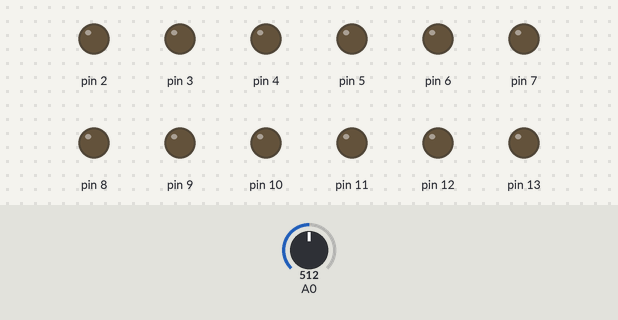
The sketch below on a simulated Arduino Uno, built with avr-gcc and run on an emulated ATmega328P. Shown: output pins drawn as LEDs (lit = HIGH). Inputs (shaded band) come from the test bench; at power-on: A0 = 512. What the sketch prints to the serial monitor is not drawn.

Above: at 0.1 s.
At 5.1 s:
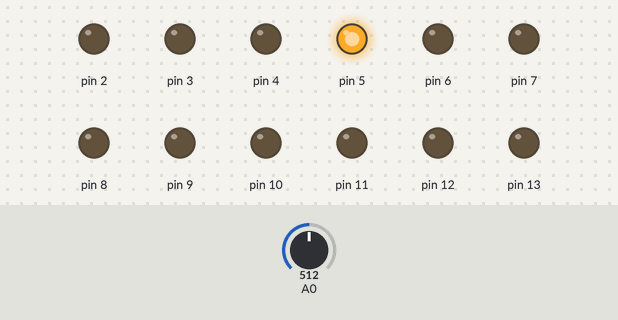
At 10.2 s:
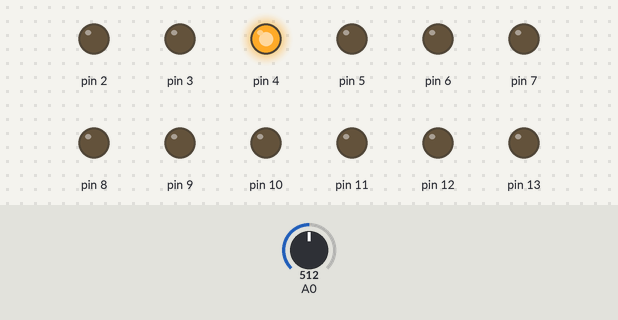
At 15.2 s:
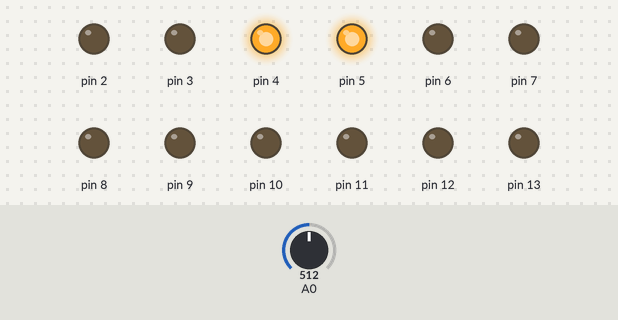
At 25.3 s:
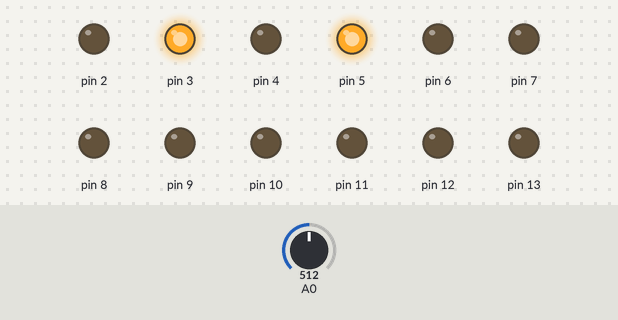
At 35.4 s:
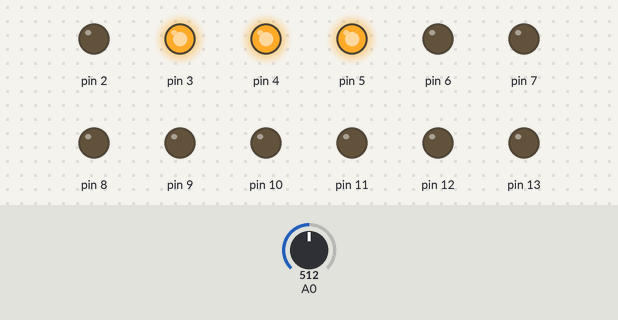
Timing chart, 0 to 36.9 s (numbered marks = the images above):
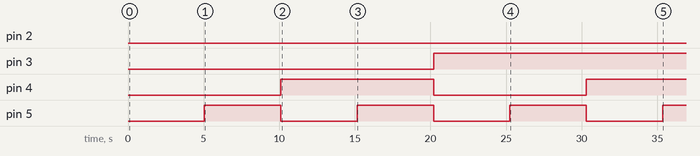

Measured:
- by itself, pin 3: LOW → HIGH at 20.2 s
- by itself, pin 4: LOW → HIGH at 10.1 s, → LOW 10.1 s later, → HIGH 10.1 s later
- by itself, pin 5: alternates HIGH for 5.1 s and LOW for 5.1 s

The sketch:

testDAC.ino
```cpp
double val = 0;           // variable to store the value read

void setup() {
  Serial.begin(9600);
  for(int i = 1; i < 14; i++){
    pinMode(i, OUTPUT);
  }
}

void loop() {
//  digitalWrite(2, HIGH);
//  digitalWrite(3, HIGH);
//  digitalWrite(4, LOW);
//  digitalWrite(5, LOW);
//
//  val = analogRead(0);    // read the input pin
//  Serial.println(val/1023*5);             // debug value

  for(int i = 0; i < 16; i++){
    double sum = 0;
    for(int j = 0; j < 100; j++){
      if(i / 8 >= 1){
        digitalWrite(2, HIGH);
      }else{
        digitalWrite(2, LOW);
      }
      if(i == 4 || i == 5 || i == 6 || i == 7 || i >= 12){
        digitalWrite(3, HIGH);
      }else{
        digitalWrite(3, LOW);
      }
      if(i == 2 || i == 3 || i == 6 || i == 7 || i == 10 || i == 11 || i >= 14){
        digitalWrite(4, HIGH);
      }else{
        digitalWrite(4, LOW);
      }
      if(i % 2 == 1){
        digitalWrite(5, HIGH);
      }else{
        digitalWrite(5, LOW);
      }
      delay(50); //wait 50 miliseconds to let everything settle

      val = analogRead(0);
      Serial.print(((val * 5) / 1023));
      Serial.print(",");
    }
    Serial.println();
  }
  delay(100000000);
}

//Weighted with chips 1 & 2:
//0  = 0.00
//1  = 0.33
//2  = 0.70
//3  = 1.00
//4  = 1.33
//5  = 1.67
//6  = 2.00
//7  = 2.33
//8  = 2.66
//9  = 3.00
//10 = 3.33
//11 = 3.67
//12 = 4.00
//13 = 4.34
//14 = 4.67
//15 = 5.00
```
